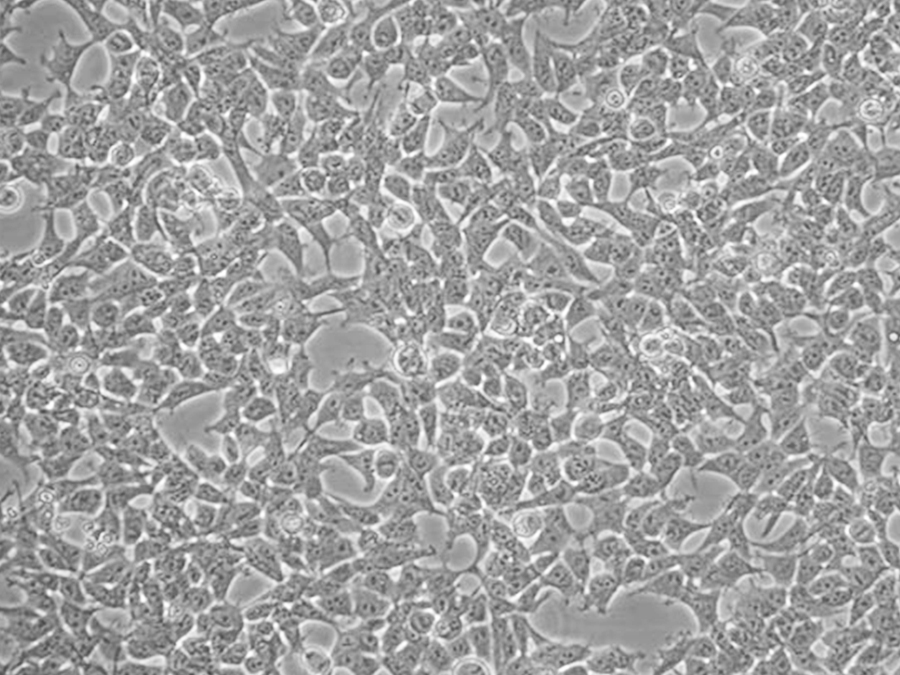
#> input picture samples/cells/cells.jpg, 900 x 675 px
$ python lum_combine.py --bg ../../samples/cells/cells.jpg --lum ../../samples/cells/cells.jpg --out out.png
#> lines starting #> are read from the running program, lines starting #| are printed output that depends on the picture
# -*- coding: utf-8 -*-
"""
Combine a bright-field background TIF with a chemiluminescence TIF.

Output (one figure, three aligned panels, left -> right):
  1. Overlay : turbo chemiluminescence composited on top of the grayscale
               background (alpha driven by luminescence intensity, so dim
               areas show the mouse and bright spots show through in color).
  2. Background (bright field), grayscale.
  3. Chemiluminescence rendered with the "turbo" colormap, with a colorbar.

If the two TIFs differ in size, the luminescence image is resized to match
the background using scikit-image.

Usage:
    python lum_combine.py --bg D:\\bg.tif --lum D:\\lum.tif --out D:\\out.png

Can also be imported by imgtoolbox to call combine_luminescence().
"""

import argparse
import os

import numpy as np
import matplotlib
matplotlib.use("Agg")
import matplotlib.pyplot as plt
from matplotlib.colors import Normalize

from skimage import io, transform
from skimage.filters import gaussian
from skimage.morphology import disk, white_tophat


def mad_sigma(x):
    """Robust Gaussian-noise sigma estimate from median absolute deviation.
    Insensitive to a small number of bright outliers (the signal spot)."""
    med = np.median(x)
    return 1.4826 * float(np.median(np.abs(x - med)))


def load_gray(path):
    """Read an image as a 2-D float array. uint16 TIF -> float."""
    img = io.imread(path)
    if img.ndim == 3:
        img = img.mean(axis=-1)
    return img.astype(np.float32)


def align_to(lum, ref):
    """Resize lum to the shape of ref if they differ. Returns (lum, was_resized)."""
    if lum.shape == ref.shape:
        return lum, False
    lum_a = transform.resize(
        lum, ref.shape, order=1, preserve_range=True, anti_aliasing=True
    )
    return lum_a, True


def subtract_background(lum, method="gaussian", sigma=25.0, radius=50, pct=2.0):
    """Estimate and remove background from the luminescence image.

    Returns (corrected_float_array, background_estimate, method_used_str).
    Negative values after subtraction are clipped to 0.
    """
    if method == "none":
        return lum.copy(), np.zeros_like(lum), "no background subtraction"

    if method == "global":
        # Single scalar offset: low percentile of the whole frame.
        bg_val = float(np.percentile(lum, pct))
        corr = lum - bg_val
        return np.clip(corr, 0, None), np.full_like(lum, bg_val), f"global {pct:g}% = {bg_val:.1f}"

    if method == "tophat":
        # Morphological white top-hat: original - opening(original). Removes
        # broad, slowly varying background while keeping small bright peaks.
        selem = disk(radius)
        corr = white_tophat(lum, footprint=selem)
        bg_est = lum - corr
        return corr.astype(np.float32), bg_est.astype(np.float32), \
            f"white_tophat disk r={radius}"

    # default: gaussian rolling-ball estimate of the background field
    bg_est = gaussian(lum, sigma=sigma, preserve_range=True)
    corr = lum - bg_est
    return np.clip(corr, 0.0, None).astype(np.float32), bg_est.astype(np.float32), \
        f"gaussian rolling-ball sigma={sigma:g}"


def percentile_norm(img, low=2.0, high=99.9):
    """Stretch display contrast via percentile clipping. Returns float in [0,1]."""
    lo, hi = np.percentile(img, (low, high))
    if hi <= lo:
        hi = lo + 1.0
    return np.clip((img - lo) / (hi - lo), 0.0, 1.0)


def combine_luminescence(
    bg_path,
    lum_path,
    out_path,
    vmin=None,
    vmax=None,
    noise_k=2.5,
    alpha_floor=0.0,
    alpha_gain=0.5,
    bg_method="gaussian",
    bg_sigma=25.0,
    bg_radius=50,
    bg_percentile=2.0,
):
    """Build the three-panel overlay figure and save it to out_path.

    vmin / vmax: None -> auto (noise floor / image max).
    Returns a summary dict.
    """
    bg = load_gray(bg_path)
    lum_raw = load_gray(lum_path)
    lum_raw = lum_raw.max() - lum_raw  # chemiluminescence is inverted first
    lum_raw, resized = align_to(lum_raw, bg)

    # --- Background subtraction on the luminescence image (before any color) ---
    lum, bg_est, bg_desc = subtract_background(
        lum_raw, method=bg_method, sigma=bg_sigma,
        radius=bg_radius, pct=bg_percentile,
    )
    print(f"background subtraction: {bg_desc}")
    print(f"lum raw: mean={lum_raw.mean():.1f} max={lum_raw.max():.0f} | "
          f"after subtract: mean={lum.mean():.1f} max={lum.max():.0f}")

    # Display scaling:
    #   - bright-field background: gentle percentile stretch so the mouse is visible
    #   - chemiluminescence: linear scale with a noise floor. Pixels below vmin
    #     are mapped to pure black (cmap.set_under), so true background reads as
    #     black instead of turbo's dark purple low-end.
    bg_disp = percentile_norm(bg, low=2.0, high=99.5)

    # Upper end
    vmax = float(vmax) if vmax is not None else float(lum.max())

    # Lower end / noise floor. Use a robust MAD-based sigma estimate on the
    # unclipped background-subtracted frame; insensitive to the bright spot.
    raw_diff = lum_raw - bg_est
    if vmin is not None:
        vmin = float(vmin)
        print(f"vmin (user-specified) = {vmin:.1f} raw counts")
    else:
        noise_sd = mad_sigma(raw_diff)
        # offset: median of the clipped background, robust to the hot spot
        bg_pixel_median = float(np.median(lum))
        vmin = bg_pixel_median + noise_k * noise_sd
        print(f"noise floor estimate: MAD sigma={noise_sd:.1f}, "
              f"bg median={bg_pixel_median:.1f}, vmin=median+{noise_k:g}*sigma={vmin:.1f}")
    if vmax <= vmin:
        vmax = vmin + 1.0

    # Turbo with pure black under the threshold
    turbo_black = plt.get_cmap("turbo").copy()
    turbo_black.set_under("black")
    lum_norm = Normalize(vmin=vmin, vmax=vmax)
    # Normalized lum for alpha: map [vmin, vmax] -> [0, 1], clip below to 0
    lum_n = np.clip((lum - vmin) / (vmax - vmin), 0.0, 1.0)

    # Per-pixel alpha for the overlay: dim -> transparent, bright -> opaque
    a_floor = float(np.clip(alpha_floor, 0.0, 1.0))
    alpha = np.clip((lum_n - a_floor) / (1.0 - a_floor + 1e-9), 0.0, 1.0)
    if float(alpha_gain) != 1.0:
        alpha = alpha ** float(alpha_gain)

    # Three panels, strictly aligned
    fig, (ax_o, ax_b, ax_l) = plt.subplots(
        1, 3, figsize=(16, 5.2), sharex=True, sharey=True,
        gridspec_kw={"wspace": 0.04}, constrained_layout=True,
    )

    # 1) Overlay: grayscale background under turbo luminescence with per-pixel alpha
    ax_o.imshow(bg_disp, cmap="gray", interpolation="nearest")
    ax_o.imshow(lum, cmap=turbo_black, norm=lum_norm,
                alpha=alpha, interpolation="nearest")
    ax_o.set_title("Overlay (turbo on bright field)", fontsize=12)
    ax_o.set_xlabel("pixels")
    ax_o.set_ylabel("pixels")

    # 2) Background only
    ax_b.imshow(bg_disp, cmap="gray", interpolation="nearest")
    ax_b.set_title("Background (bright field)", fontsize=12)
    ax_b.set_xlabel("pixels")

    # 3) Luminescence only, with colorbar
    im_l = ax_l.imshow(lum, cmap=turbo_black, norm=lum_norm, interpolation="nearest")
    ax_l.set_title(f"Chemiluminescence (turbo, {bg_desc})", fontsize=12)
    ax_l.set_xlabel("pixels")
    cbar = fig.colorbar(im_l, ax=ax_l, fraction=0.046, pad=0.04,
                        extend="min")
    cbar.set_label("intensity (bg-subtracted, raw counts)", fontsize=10)

    if resized:
        fig.suptitle(
            f"Aligned: luminescence resized from original to {bg.shape}",
            fontsize=10, y=1.02,
        )

    out_parent = os.path.dirname(os.path.abspath(out_path))
    os.makedirs(out_parent, exist_ok=True)
    fig.savefig(out_path, dpi=300, bbox_inches="tight")
    plt.close(fig)

    print(f"Saved: {out_path}")
    print(f"background shape={bg.shape}, lum shape={lum.shape}, resized={resized}")
    print(f"lum color scale = linear [{vmin:.1f}, {vmax:.1f}] raw counts; "
          f"below {vmin:.1f} = pure black (no percentile stretch)")
    print(f"overlay alpha floor={a_floor}, gain={alpha_gain}")

    return {
        "out_path": out_path,
        "vmin": vmin,
        "vmax": vmax,
        "bg_desc": bg_desc,
        "resized": resized,
    }


def main():
    p = argparse.ArgumentParser(description=__doc__)
    p.add_argument("--bg", required=True, help="background TIF path")
    p.add_argument("--lum", required=True, help="luminescence TIF path")
    p.add_argument("--out", required=True, help="output PNG path")
    p.add_argument("--vmin", type=float, default=None,
                   help="lower end of the turbo color scale, in raw counts after "
                        "background subtraction. Pixels below this are rendered "
                        "pure black (colormap under-color). Default: auto-estimated "
                        "from the background noise floor (see --noise-k).")
    p.add_argument("--vmax", type=float, default=None,
                   help="upper end of the turbo color scale, in raw counts after "
                        "background subtraction. Defaults to the image maximum. "
                        "Set this (instead of auto-max) to keep the colorbar "
                        "consistent across multiple images.")
    p.add_argument("--noise-k", type=float, default=2.5,
                   help="auto vmin = (median of background) + k * sigma_noise. "
                        "Higher k pushes the black threshold higher (darker "
                        "background, may clip very faint signal).")
    p.add_argument("--alpha-floor", type=float, default=0.0,
                   help="fraction of [vmin,vmax] below which overlay is fully "
                        "transparent (0..1). vmin already suppresses noise, so 0 "
                        "lets faint signal show through.")
    p.add_argument("--alpha-gain", type=float, default=0.5,
                   help="alpha curve exponent on normalized lum. <1 makes faint "
                        "signal more opaque (more prominent overlay); >1 makes "
                        "only the hottest spot opaque.")
    p.add_argument("--bg-method", choices=["gaussian", "tophat", "global", "none"],
                   default="gaussian",
                   help="background subtraction method applied to the lum image "
                        "before pseudocolor/overlay")
    p.add_argument("--bg-sigma", type=float, default=25.0,
                   help="(gaussian) sigma of the background estimate, in pixels; "
                        "should be larger than the signal spot")
    p.add_argument("--bg-radius", type=int, default=50,
                   help="(tophat) radius of the disk structuring element")
    p.add_argument("--bg-percentile", type=float, default=2.0,
                   help="(global) percentile used as a single background offset")
    args = p.parse_args()

    combine_luminescence(
        bg_path=args.bg,
        lum_path=args.lum,
        out_path=args.out,
        vmin=args.vmin,
        vmax=args.vmax,
        noise_k=args.noise_k,
        alpha_floor=args.alpha_floor,
        alpha_gain=args.alpha_gain,
        bg_method=args.bg_method,
        bg_sigma=args.bg_sigma,
        bg_radius=args.bg_radius,
        bg_percentile=args.bg_percentile,
    )
#> in load_gray, img is the input picture: shape (675, 900, 3); min 68, max 255, mean 161.1
#> in combine_luminescence, `lum_raw = lum_raw.max() - lum_raw`:
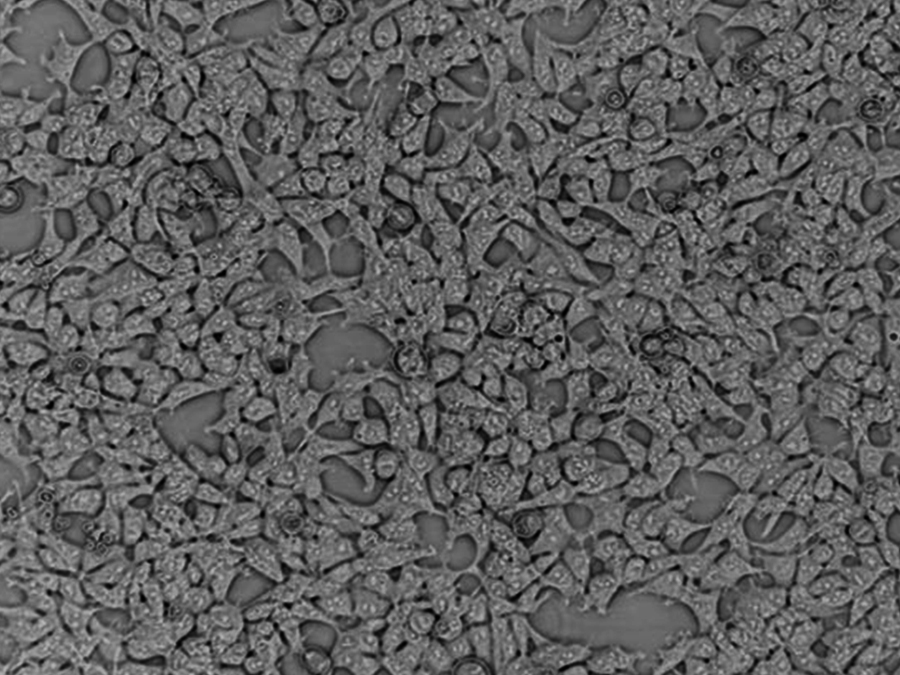
#> lum_raw: shape (675, 900) float32; min 0, max 187, mean 93.9
#> in combine_luminescence, `lum_raw, resized = align_to(lum_raw, bg)`: resized = False
#> in subtract_background, `bg_est = gaussian(lum, sigma=sigma, preserve_range=True)`:
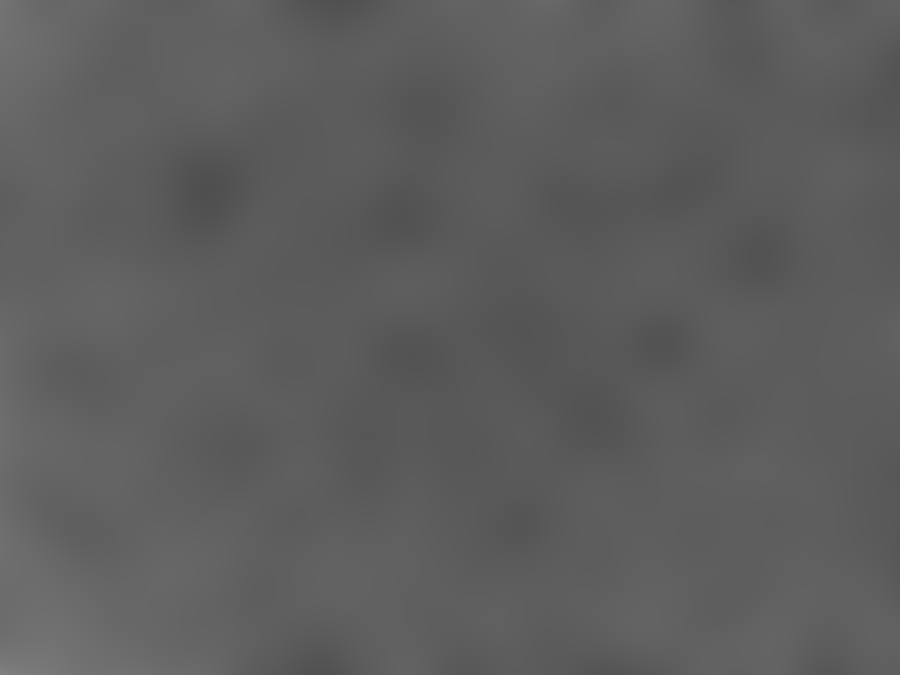
#> bg_est: shape (675, 900) float32; min 79.46, max 128.7, mean 93.9
#> in subtract_background, `corr = lum - bg_est`:
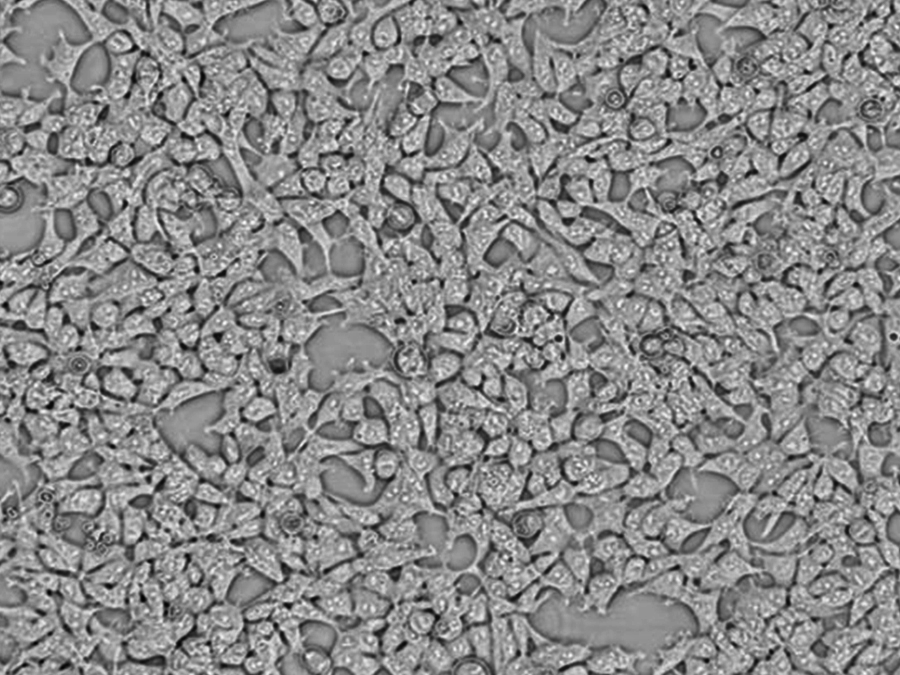
#> corr: shape (675, 900) float32; min -104.9, max 89.69, mean 0; drawn with min black and max white
#> in combine_luminescence, `lum, bg_est, bg_desc = subtract_background( lum_raw, method=bg_method,..`:
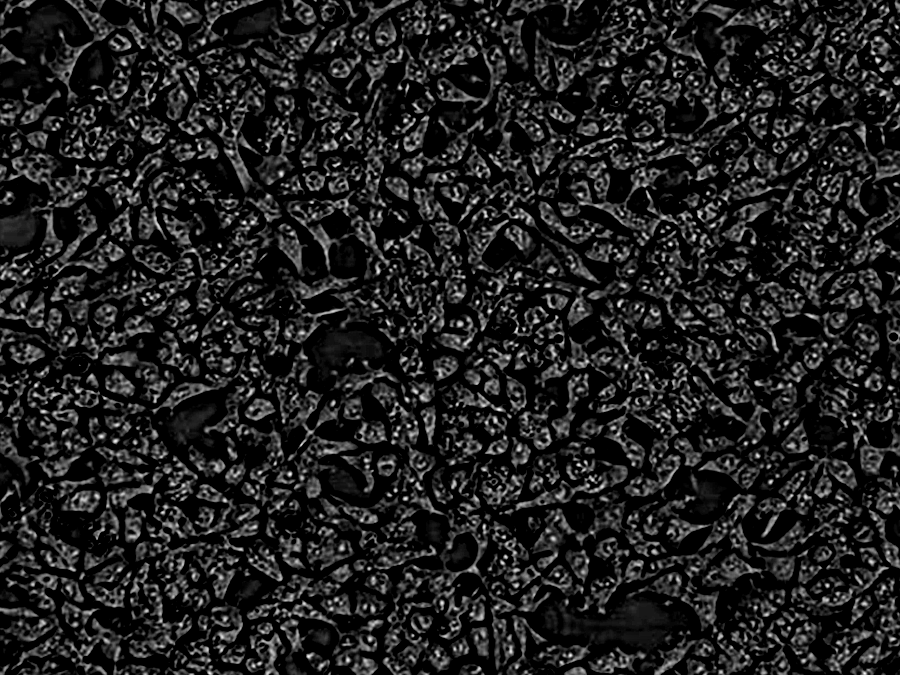
#> lum: shape (675, 900) float32; min 0, max 89.69, mean 11.6; drawn with min black and max white
#> in combine_luminescence, `lum, bg_est, bg_desc = subtract_background( lum_raw, method=bg_method,..`: bg_desc = 'gaussian rolling-ball sigma=25'
#| background subtraction: gaussian rolling-ball sigma=25
#| lum raw: mean=93.9 max=187 | after subtract: mean=11.6 max=90
#> in percentile_norm, `lo, hi = np.percentile(img, (low, high))`: lo = 107; hi = 245
#> in percentile_norm, `return np.clip((img - lo) / (hi - lo), 0.0, 1.0)`:
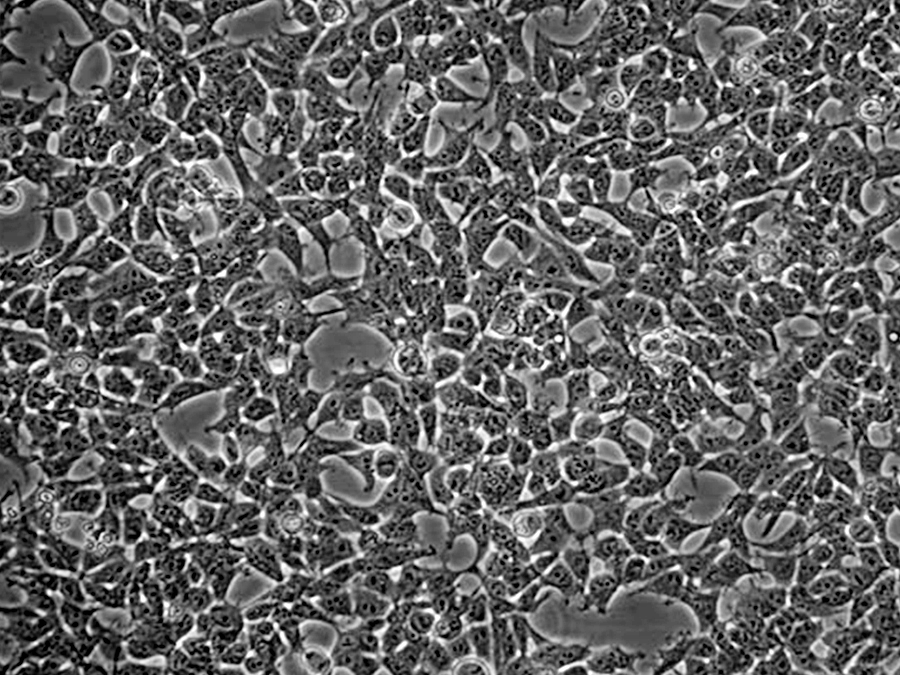
#> returned value: shape (675, 900) float32; min 0, max 1, mean 0.393
#> in combine_luminescence, `vmax = float(vmax) if vmax is not None else float(lum.max())`: vmax = 89.69
#> in mad_sigma, `med = np.median(x)`: med = 3.58
#> in combine_luminescence, `noise_sd = mad_sigma(raw_diff)`: noise_sd = 27.53
#> in combine_luminescence, `bg_pixel_median = float(np.median(lum))`: bg_pixel_median = 3.58
#> in combine_luminescence, `vmin = bg_pixel_median + noise_k * noise_sd`: vmin = 72.4
#| noise floor estimate: MAD sigma=27.5, bg median=3.6, vmin=median+2.5*sigma=72.4
#> in combine_luminescence, `lum_n = np.clip((lum - vmin) / (vmax - vmin), 0.0, 1.0)`:
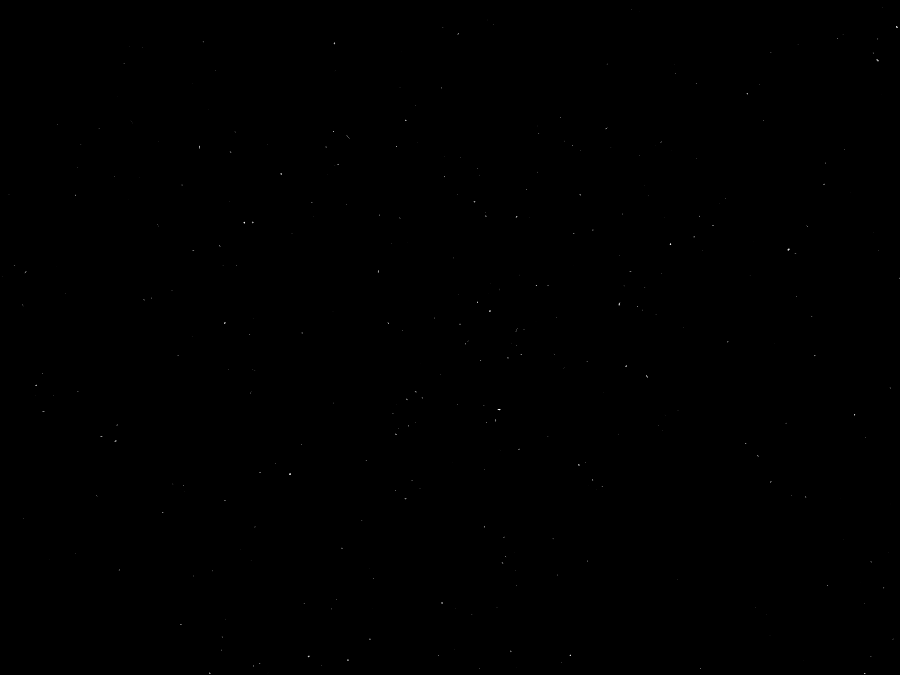
#> lum_n: shape (675, 900) float32; min 0, max 1, mean 0.000255
#> in combine_luminescence, `fig.savefig(out_path, dpi=300, bbox_inches="tight")`:
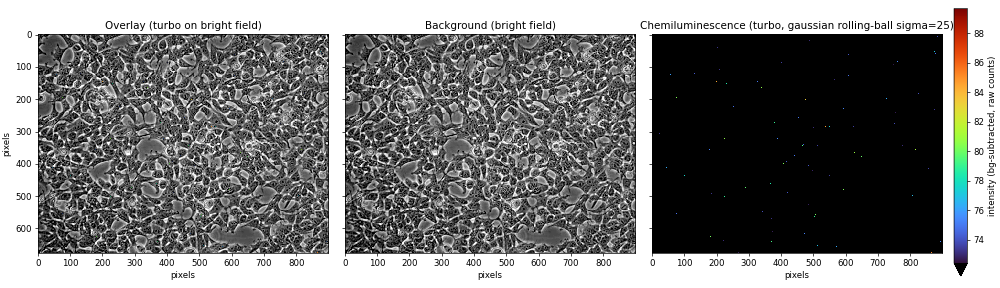
#> figure drawn by matplotlib, 4 panels
#| background shape=(675, 900), lum shape=(675, 900), resized=False
#| lum color scale = linear [72.4, 89.7] raw counts; below 72.4 = pure black (no percentile stretch)


if __name__ == "__main__":
    main()
